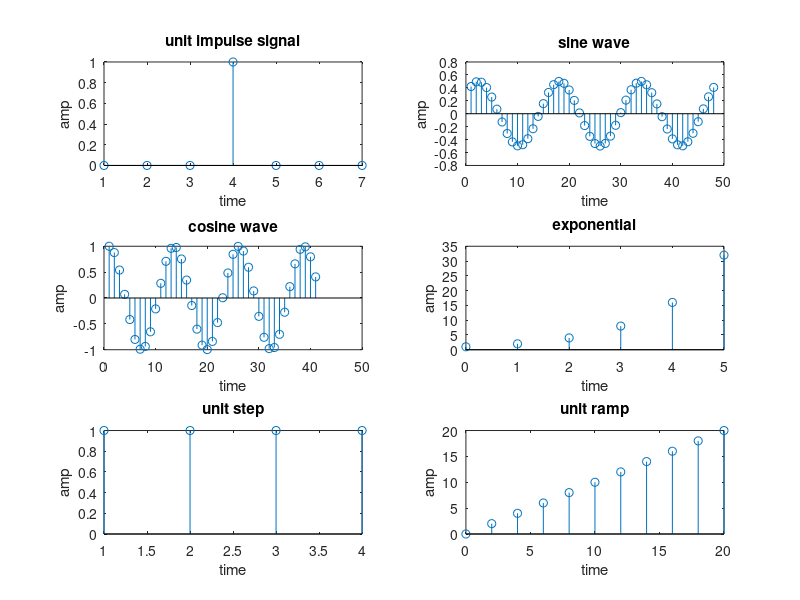

Write the MATLAB code that produced this figure.
%unit impulse 
clc; 
N=25; 
n=-3:1:3; 
x4=(N==0); 
subplot(3,2,1); 
stem(n==0); 
title('unit impulse signal'); 
xlabel('time'); 
ylabel('amp');

%cosine wave 
clc; 
N=20; 
n=(0:.5:N); 
x1=((exp(1i*n)+exp(-1i*n))/2); 
subplot(3,2,3); 
stem(x1); 
xlabel('time'); 
ylabel('amp'); 
title('cosine wave'); 
 
%unit step 
clc; 
N=20; 
n=0:3;N; 
x2=(n>=0); 
subplot(3,2,5); 
stem(x2); 
xlabel('time'); 
ylabel('amp'); 
title('unit step'); 
 
%sine wave 
clc; 
n=(1:.4:20); 
x=((exp(i*n)-exp(-1*n))/(2*i)); 
subplot(3,2,2); 
stem(x); 
xlabel('time'); 
ylabel('amp'); 
title('sine wave'); 
 
%exponential 
clc; 
N=5; 
a=2; 
n=0:1:N; 
x5=a.^n; 
subplot(3,2,4); 
stem(n,x5); 
xlabel('time'); 
ylabel('amp'); 
title('exponential'); 

%unit ramp 
clc; 
n=20; 
n=(0:2:n); 
x3=n; 
subplot(3,2,6); 
stem(n,x3); 
xlabel('time'); 
ylabel('amp'); 
title('unit ramp'); 